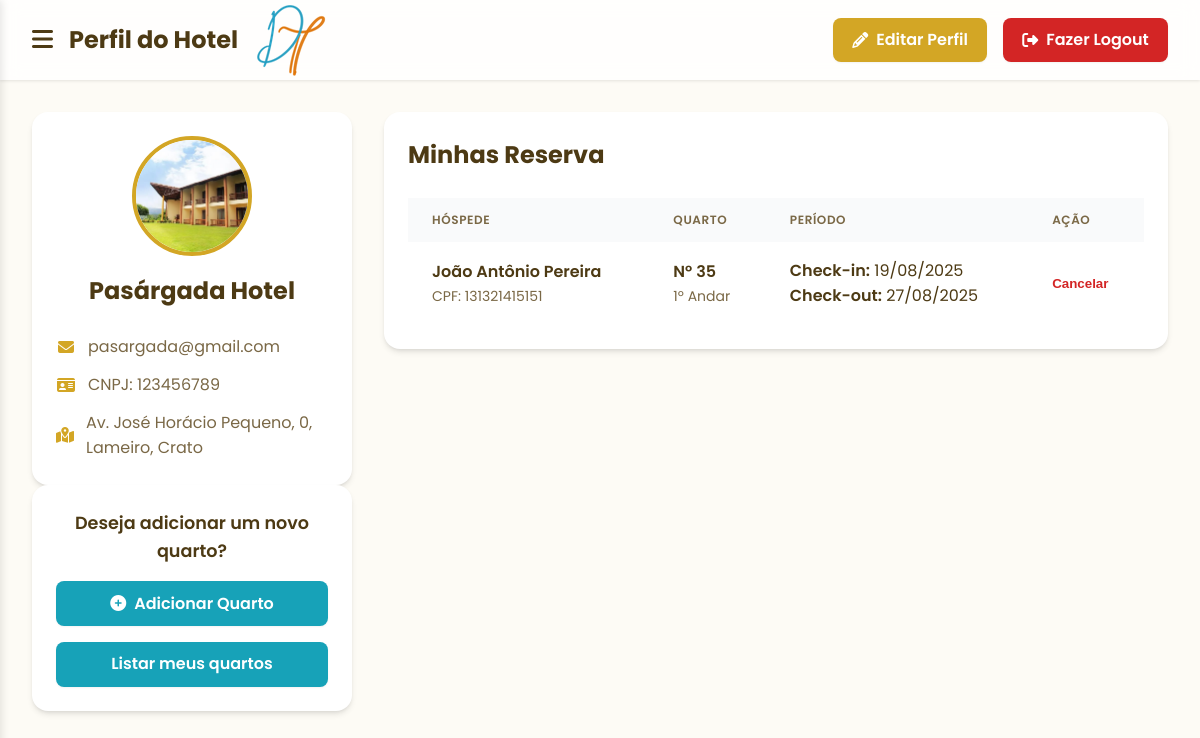
Page /perfil_hotel (signed in) on the committed database.
### tables this page shows
CREATE TABLE usuarios 
(
    id_usuario INTEGER PRIMARY KEY AUTOINCREMENT, 
    nome TEXT,
    email TEXT,
    senha TEXT,
    cpf INTEGER, 
    imagem TEXT
);

CREATE TABLE quartos 
(
    id_quarto INTEGER PRIMARY KEY AUTOINCREMENT,
    andar TEXT,
    numero_quarto TEXT,
    preco REAL,
    imagem TEXT,
    id_hotel INTEGER, descricao TEXT,
    FOREIGN KEY (id_hotel) REFERENCES hoteis(id_hotel)
);

### routes/route_hotel.py (the view)
@hotel_bp.route('/perfil_hotel', methods=['GET', 'POST'])
def perfil_hotel():
    if 'hotel' not in session:
        return redirect(url_for('hotel.cadastro_hotel'))
    else:
        hotel = session['hotel']
        quarto_model = QuartoModel(id_hotel=hotel['id'])
        quartos = quarto_model.buscar_todos_quartos_do_hotel()
        reservas_detalhadas = []
        for i, quarto in enumerate(quartos):
            reserva_model = ReservaModel(id_quarto=quarto["id_quarto"])
            reservas = reserva_model.buscar_por_reservas_do_quarto()
            for reserva in reservas:
                usuario_da_reserva_model = ReservaModel(id_usuario=reserva["id_usuario"])
                usuario_da_reserva = usuario_da_reserva_model.buscar_por_usuario_da_reserva()
                listacheckin = reserva["data_checkin"].split("-")
                listacheckout = reserva["data_checkout"].split("-")
                strcheckin = listacheckin[2] + "/" + listacheckin[1] + "/" + listacheckin[0]
                strcheckout = listacheckout[2] + "/" + listacheckout[1] + "/" + listacheckout[0]
                conversao1 = datetime.strptime(strcheckin, "%d/%m/%Y")
                conversao2 = datetime.strptime(strcheckout, "%d/%m/%Y")
                diferenca = conversao2 - conversao1
                tempo_estadia = diferenca.days
                del listacheckin
                del listacheckout
                reservas_detalhadas.append({
                    'reserva': reserva,
                    'usuario_da_reserva' : usuario_da_reserva,
                    'quarto': quarto,
                    'hotel': hotel,
                    'checkin' : strcheckin,
                    'checkout' : strcheckout
                })
        return render_template('empresa/perfil_hotel.html', hotel=hotel, reservas=reservas_detalhadas)

### models/connect.py (called while the page is built)
    def connect(self):
        self.conn = sqlite3.connect(self.db_name)
        self.conn.row_factory = sqlite3.Row  # Para retornar dicionários
        self.cursor = self.conn.cursor()

    def execute(self, query, params=None):
        if self.conn is None:
            self.connect()
        if params:
            self.cursor.execute(query, params)
        else:
            self.cursor.execute(query)
        return self.cursor

    def fetchall(self):
        return self.cursor.fetchall()

    def fetchone(self):
        return self.cursor.fetchone()

    def close(self):
        if self.conn:
            self.conn.close()
            self.conn = None
            self.cursor = None

### models/quarto_model.py (called while the page is built)
    def buscar_todos_quartos_do_hotel(self):
        db = Database()
        db.connect()
        sql = "SELECT * FROM quartos WHERE id_hotel=?"
        db.execute(sql, (self.id_hotel,))
        quartos = db.fetchall()
        db.close()
        return quartos

### models/reserva_model.py (called while the page is built)
    def buscar_por_reservas_do_quarto(self):
        db = Database()
        db.connect()
        sql = "SELECT * FROM reservas WHERE id_quarto=?"
        db.execute(sql, (self.id_quarto,))
        reservas = db.fetchall()
        db.close()
        return reservas

    def buscar_por_usuario_da_reserva(self):
        db = Database()
        db.connect()
        sql = "SELECT * FROM usuarios WHERE id_usuario=?"
        db.execute(sql, (self.id_usuario,))
        reservas = db.fetchone()
        db.close()
        return reservas

### templates/empresa/perfil_hotel.html (shortened to what this page needs)
<!DOCTYPE html>
<html lang="pt-BR">
<head>
  <link rel="stylesheet" href="/static/estilos/estilo_perfil_adm.css">
  <link rel="stylesheet" href="https://cdnjs.cloudflare.com/ajax/libs/font-awesome/6.5.1/css/all.min.css">
</head>
<body>
  <div class="page-wrapper">
    <header class="header">
      <div class="header-content">
        <div class="header-left">
          <button class="menu-btn" onclick="toggleSidebar()">
            <i class="fas fa-bars"></i>
          </button>
          <h1>Perfil do Hotel</h1>
          <img
          src="{{ url_for('static', filename='Dream_tour_logo.png') }}"
          alt="Logo">
        </div>
        <div class="header-right">
           <a href="/editar_perfil_hotel" class="btn btn-edit">
              <i class="fas fa-pencil-alt"></i>
              <span>Editar Perfil</span>
            </a>
            <a href="/sair" class="btn btn-logout">
              <i class="fas fa-sign-out-alt"></i>
              <span>Fazer Logout</span>
            </a>
        </div>
      </div>
    </header>
    <main class="main-content">
      <div class="grid-layout">
        <div class="profile-column">
          <section class="card profile-card">
            <div class="profile-photo-wrapper">
              <img src="{{ url_for('static', filename=hotel.foto) }}" alt="Foto Hotel" class="profile-photo">
            </div>
            <h2 class="profile-name">{{session['hotel']['nome']}}</h2>
            <div class="profile-info">
              <p><i class="fa-solid fa-envelope"></i> <span>{{session['hotel']['email']}}</span></p>
              <p><i class="fa-solid fa-id-card"></i> <span>CNPJ: {{session['hotel']['cnpj']}}</span></p>
              <p><i class="fa-solid fa-map-marked-alt"></i><span>{{session['hotel']['rua']}}, {{session['hotel']['numero']}}, {{session['hotel']['bairro']}}, {{session['hotel']['cidade']}}</span></p>
            </div>
          </section>
          <section class="card add-room-card">
               <p>Deseja adicionar um novo quarto?</p>
               <a href="{{ url_for('quarto.salvar_quarto') }}" class="btn btn-add">
                  <i class="fas fa-plus-circle"></i>Adicionar Quarto
               </a>
               <a href="{{ url_for('hotel.pagina_hotel', id_hotel=hotel.id) }}" class="btn btn-add">
                  Listar meus quartos
               </a>
          </section>
        </div>
        <div class="reservations-column">
          <section class="card">
            <h2 class="section-title">Minhas Reserva</h2>
            <div class="table-wrapper">
              <table class="reservations-table">
                <thead>
                  <tr>
                    <th>Hóspede</th>
                    <th>Quarto</th>
                    <th>Período</th>
                    <th>Ação</th>
                  </tr>
                </thead>
                <tbody>
                  {% if reservas %}
                    {% for item in reservas %}
                      <tr>
                        <td data-label="Hóspede">
                          <div class="text-bold">{{ item.usuario_da_reserva.nome }}</div>
                          <div class="text-small">CPF: {{ item.usuario_da_reserva.cpf }}</div>
                        </td>
                        <td data-label="Quarto">
                          <div class="text-bold">Nº {{ item.quarto.numero_quarto }}</div>
                          {% if item.quarto.andar == "0" %}
                           <div class="text-small">Térreo</div>
                          {% else %}
                           <div class="text-small">{{ item.quarto.andar }}º Andar</div>
                          {% endif %}
                        </td>
                        <td data-label="Período">
                          <div><span class="text-bold">Check-in:</span> {{ item.checkin }}</div>
                          <div><span class="text-bold">Check-out:</span> {{ item.checkout }}</div>
                        </td>
                        <td data-label="Ação">
                          <form action="/cancelar_reserva" method="post" class="form-cancel">
                            <button type="submit" class="btn-cancel">Cancelar</button>
                          </form>
                        </td>
                      </tr>
                    {% endfor %}
                  {% endif %}
                </tbody>
              </table>
            </div>
          </section>
        </div>
      </div>
    </main>
  </div>
</body>
</html>

### static/estilos/estilo_perfil_adm.css (style rules this page uses)
:root { --cor-fundo: #FDFBF5; --cor-fundo-card: #FFFFFF; --cor-primaria: #d3a625; --cor-primaria-hover: #b68b1c; --cor-texto-principal: #4d3a14; --cor-texto-secundario: #7a6846; --cor-perigo: #d32525; --cor-perigo-hover: #b61c1c; --cor-info: #17a2b8; --cor-info-hover: #138496; --cor-borda: #E5E7EB; --sombra-card: 0 4px 6px -1px rgb(0 0 0 / 0.1), 0 2px 4px -2px rgb(0 0 0 / 0.1); }
* { margin: 0; padding: 0; box-sizing: border-box; }
body { font-family: 'Poppins', sans-serif; background-color: var(--cor-fundo); color: var(--cor-texto-principal); line-height: 1.6; }
.page-wrapper { transition: margin-left 0.3s ease-in-out; }
.header { background-color: rgba(255, 255, 255, 0.8); backdrop-filter: blur(10px); box-shadow: 0 1px 3px rgba(0,0,0,0.1); position: sticky; top: 0; z-index: 990; }
.header-content { display: flex; align-items: center; justify-content: space-between; height: 5rem; padding: 0 2rem; max-width: 1280px; margin: 0 auto; }
.header-left { display: flex; align-items: center; gap: 1rem; }
.header-left h1 { font-size: 1.5rem; font-weight: 700; }
.menu-btn { background: none; border: none; font-size: 1.5rem; cursor: pointer; color: var(--cor-texto-principal); }
.header-right { display: flex; gap: 1rem; }
.btn { display: inline-flex; align-items: center; justify-content: center; gap: 0.5rem; padding: 0.6rem 1.2rem; border: none; border-radius: 8px; font-weight: 600; text-decoration: none; cursor: pointer; transition: background-color 0.2s, box-shadow 0.2s; box-shadow: 0 1px 2px rgba(0,0,0,0.05); }
.btn-edit { background-color: var(--cor-primaria); color: white; }
.btn-logout { background-color: var(--cor-perigo); color: white; }
.btn-add { background-color: var(--cor-info); color: white; width: 100%; }
.btn-cancel { background: none; border: none; color: var(--cor-perigo); font-weight: 600; cursor: pointer; text-decoration: none; }
.main-content { padding: 2rem; max-width: 1280px; margin: 0 auto; }
.grid-layout { display: grid; grid-template-columns: 1fr; gap: 2rem; }
.card { background-color: var(--cor-fundo-card); padding: 1.5rem; border-radius: 1rem; box-shadow: var(--sombra-card); }
.profile-card, .add-room-card { text-align: center; }
.profile-photo-wrapper { width: 120px; height: 120px; margin: 0 auto 1rem; }
.profile-photo { width: 100%; height: 100%; border-radius: 50%; object-fit: cover; border: 4px solid var(--cor-primaria); }
.profile-name { font-size: 1.5rem; font-weight: 700; margin-bottom: 1rem; }
.profile-info { text-align: left; margin-top: 1.5rem; display: flex; flex-direction: column; gap: 0.75rem; }
.profile-info p { display: flex; align-items: center; gap: 0.75rem; color: var(--cor-texto-secundario); }
.profile-info i { color: var(--cor-primaria); width: 20px; text-align: center; }
.add-room-card p { font-weight: 600; font-size: 1.1rem; margin-bottom: 1rem; }
.section-title { font-size: 1.5rem; font-weight: 700; margin-bottom: 1.5rem; }
.table-wrapper { overflow-x: auto; }
.reservations-table { width: 100%; border-collapse: collapse; text-align: left; }
.reservations-table thead { background-color: #f9fafb; }
.reservations-table th { padding: 0.75rem 1.5rem; font-size: 0.75rem; text-transform: uppercase; letter-spacing: 0.05em; color: var(--cor-texto-secundario); font-weight: 600; }
.reservations-table tbody tr { border-bottom: 1px solid var(--cor-borda); }
.reservations-table tbody tr:last-child { border-bottom: none; }
.reservations-table td { padding: 1rem 1.5rem; vertical-align: middle; }
.text-bold { font-weight: 600; color: var(--cor-texto-principal); }
.text-small { font-size: 0.875rem; color: var(--cor-texto-secundario); }
.form-cancel { margin: 0; }
@media (min-width: 768px) { .grid-layout { grid-template-columns: 320px 1fr; } }

### rows in the picture
usuarios: usuario_da_reserva.nome "João Antônio Pereira", usuario_da_reserva.cpf "131321415151"
quartos: quarto.numero_quarto "35", quarto.andar "1"

### other values in the picture
{{ session['hotel']['nome'] }} "Pasárgada Hotel"
{{ session['hotel']['email'] }} "pasargada@gmail.com"
{{ session['hotel']['cnpj'] }} "123456789"
{{ session['hotel']['rua'] }} "Av. José Horácio Pequeno"
{{ session['hotel']['numero'] }} "0"
{{ session['hotel']['bairro'] }} "Lameiro"
{{ session['hotel']['cidade'] }} "Crato"
{{ item.checkin }} "19/08/2025"
{{ item.checkout }} "27/08/2025"
